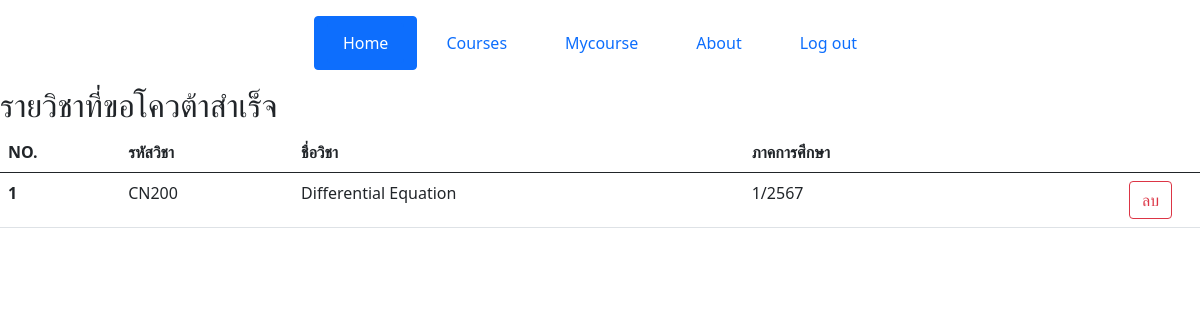
The app's page /mycourse (signed in) with its own data.
### myapp/models.py (models this page shows, shortened)
class QuotaRequest(models.Model):
    user = models.ForeignKey(User, on_delete=models.CASCADE)
    course = models.ForeignKey(Course, on_delete=models.CASCADE)
    requested_at = models.DateTimeField(auto_now_add=True)

class Course(models.Model):
    subject_id = models.CharField(max_length=10)
    subject_name = models.CharField(max_length=100)
    subject_semester = models.CharField(max_length=10)
    subject_amount = models.IntegerField()
    subject_amount_remaining = models.IntegerField()
    quota_enabled = models.BooleanField(default=True)

### myapp/views.py (the view)
# urls.py: path("mycourse", views.mycourse),
def mycourse(request):
    requested_courses = QuotaRequest.objects.filter(user=request.user)
    context = {
        'requested_courses': requested_courses,
    }
    return render(request, 'mycourse.html', context)

### myapp/Templates/mycourse.html (shortened to what this page needs)
{% extends "base.html" %}
{% block content %}
<h2>รายวิชาที่ขอโควต้าสำเร็จ</h2>
<table class="table">
  <thead>
    <tr>
      <th scope="col">NO.</th>
      <th scope="col">รหัสวิชา</th>
      <th scope="col">ชื่อวิชา</th>
      <th scope="col">ภาคการศึกษา</th>
      <th scope="col"></th>
    </tr>
  </thead>
  <tbody>
    {% for request in requested_courses %}
    <tr>
      <th scope="row">{{ forloop.counter }}</th>
      <td>{{ request.course.subject_id }}</td>
      <td>{{ request.course.subject_name }}</td>
      <td>{{ request.course.subject_semester }}</td>
      <td><div class="text-end" style="margin-right: 20px;">
        <a href="{% url 'cancel_quota_request' request.course.id %}" class="btn btn-outline-danger"
          onclick="return confirm('คุณต้องยกเลิกการขอโควต้าวิชา {{ request.course.subject_id }} {{ request.course.subject_name }} หรือไม่?')">ลบ</a>
      </div></td>
    </tr>
    {% empty %}
    <tr>
      <td colspan="6" class="text-center">คุณยังไม่ได้ขอโควต้าในรายวิชาใด</td>
    </tr>
    {% endfor %}
  </tbody>
</table>
{% endblock %}

### records on screen
QuotaRequest: course.subject_id "CN200", course.subject_name "Differential Equation", course.subject_semester "1/2567"
